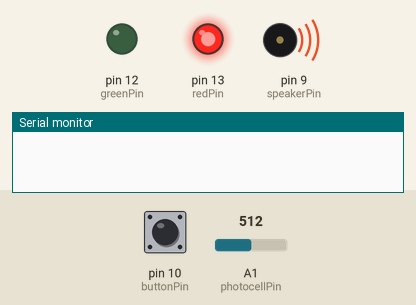
Recording of a sketch running on a simulated Arduino Uno, built with avr-gcc and run on an emulated ATmega328P. Parts: output pins drawn as LEDs (lit = HIGH), buzzer (waves = sounding), the last lines printed to the serial monitor. Inputs (shaded band) come from the test bench; at power-on: pin 10 (buttonPin) LOW, A1 (photocellPin) = 512. Pins used as bus, display or sensor lines are not drawn.

Above: at 3.9 s.
4.0 s: pin 10 (buttonPin) pulled HIGH for 3 s
At 7.6 s:
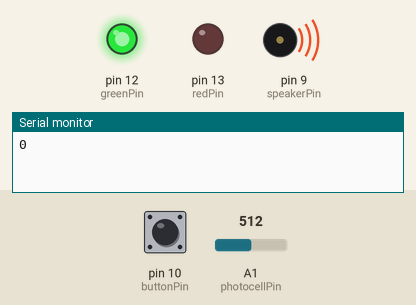
Timing chart, 0 to 12.8 s (numbered marks = the images above; inputs shaded):
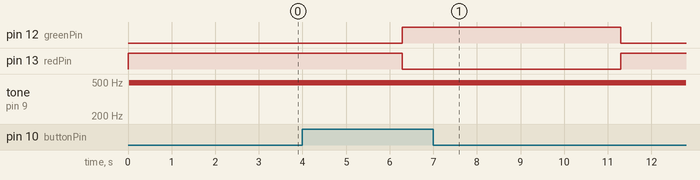

Measured:
- after the input at 4.0 s, pin 12 (greenPin): LOW → HIGH after 2.3 s, → LOW 5.0 s later; pin 13 (redPin): HIGH → LOW after 2.3 s, → HIGH 5.0 s later

The sketch:

keycode_alarm.ino
```cpp
// (licence header left out)
#include <Keypad.h>  // requires "keypad" library

char* secretCode = "235711";  // Change this to change access codes

// PINS
int redPin = 13;
int greenPin = 12;
int buttonPin = 10;
int photocellPin = 1;
int speakerPin = 9;


int photocellReading;
int position = 0;
int buttonState = 0;
const byte rows = 4;
const byte cols = 3;
char keys[rows][cols] = {
  {'1','2','3'},
  {'4','5','6'},
  {'7','8','9'},
  {'*','0','#'}
};

// MORE PINS!!!!!!!!!!  THESE ARE FOR THE KEYPAD
byte rowPins[rows] = {5, 4, 3, 2};
byte colPins[cols] = {8, 7, 6};


Keypad keypad = Keypad(makeKeymap(keys),
                       rowPins, colPins,
                       rows, cols);


void setup()
{
  pinMode(redPin, OUTPUT);
  pinMode(greenPin, OUTPUT);
  pinMode(buttonPin, INPUT);
  setLocked(true);
  Serial.begin(9600);

}


void loop()
{
  photocellReading = analogRead(photocellPin);
  if (photocellReading < 520)
  {
    ALARM();
  }
  else{
  char key = keypad.getKey();

  if (key == secretCode[position]) {
    position++;
  }}
    buttonState = digitalRead(buttonPin);

  if (buttonState == HIGH) {
    setLocked(false);
    position = 0;
    delay(5000);
    setLocked(true);
  }

  if (position == 6) {
    setLocked(false);
    position = 0;
    delay(5000);
    setLocked(true);
  }


  delay(50);
}

void setLocked(int locked)
{
  Serial.println(locked);
  if (locked) {
    digitalWrite(redPin, HIGH);
    digitalWrite(greenPin, LOW);
  }
  else {
    digitalWrite(redPin, LOW);
    digitalWrite(greenPin, HIGH);
  }
}

void ALARM()  {
  // fade in from min to max in increments of 5 points:
  for(int fadeValue = 0 ; fadeValue <= 255; fadeValue +=5) {
    // sets the value (range from 0 to 255):
    analogWrite(speakerPin, fadeValue);
    // wait for 30 milliseconds to see the dimming effect
    delay(30);
  }

  // fade out from max to min in increments of 5 points:
  for(int fadeValue = 255 ; fadeValue >= 0; fadeValue -=5) {
    // sets the value (range from 0 to 255):
    analogWrite(speakerPin, fadeValue);
    // wait for 30 milliseconds to see the dimming effect
    delay(30);
  }
}
```
